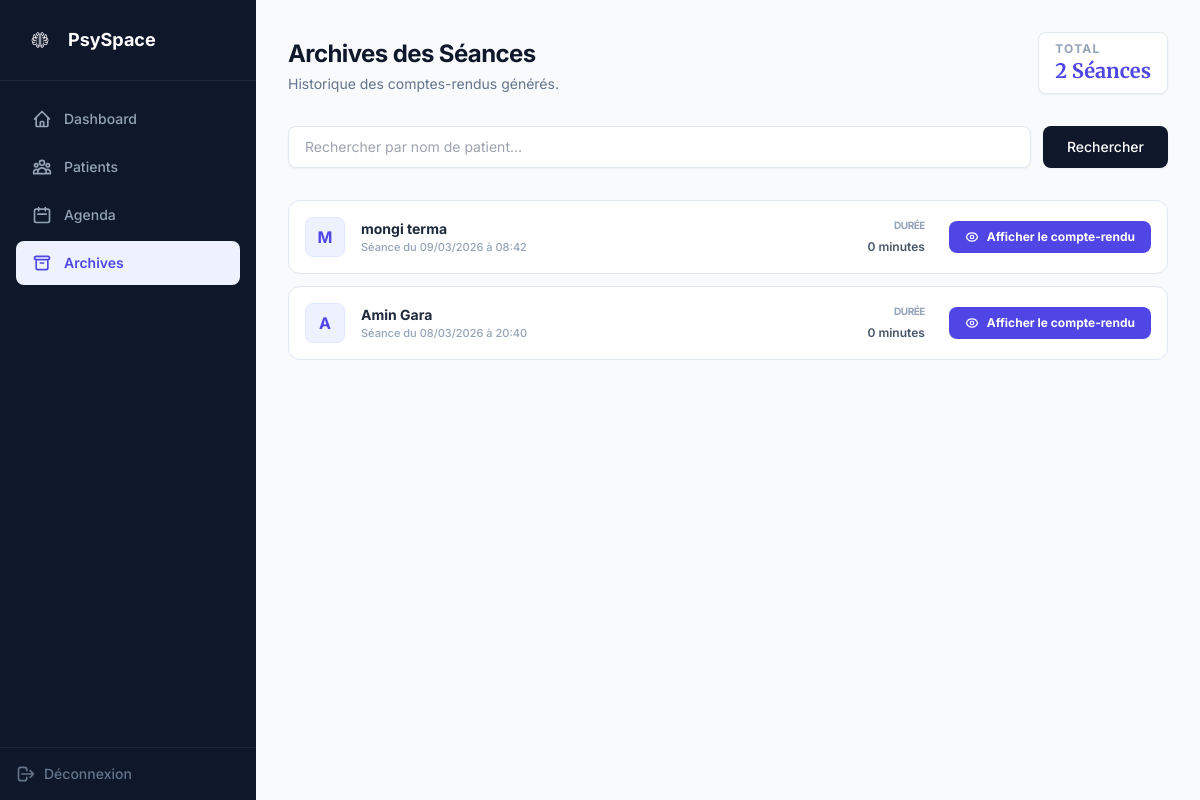
Page /consultations.php (signed in) on the committed database.
### tables this page shows
CREATE TABLE `consultations` (
  `id` int(11) NOT NULL,
  `patient_id` int(11) NOT NULL,
  `appointment_id` int(11) DEFAULT NULL,
  `doctor_id` int(11) NOT NULL,
  `date_consultation` datetime DEFAULT current_timestamp(),
  `transcription_brute` text DEFAULT NULL,
  `resume_ia` text DEFAULT NULL,
  `duree_minutes` int(11) DEFAULT NULL,
  `emotion_data` text DEFAULT NULL
);

CREATE TABLE `patients` (
  `id` int(11) NOT NULL,
  `pname` varchar(150) NOT NULL,
  `pphone` varchar(20) DEFAULT NULL,
  `pdob` date DEFAULT NULL,
  `created_at` timestamp NOT NULL DEFAULT current_timestamp()
);

### consultations.php (the view, shortened to what this page needs)
<?php
include "connection.php";
if (!isset($conn) && isset($con)) { $conn = $con; }
$doc_id = (int)$_SESSION['id'];
$filter_name = trim($_GET['patient_name'] ?? '');
$query = "SELECT c.id as consultation_id, c.date_consultation, c.duree_minutes,
                 p.pname as patient_name, p.pphone as patient_phone, p.id as patient_real_id
          FROM consultations c
          LEFT JOIN patients p ON c.patient_id = p.id
          WHERE c.doctor_id = ?";
$query .= " ORDER BY c.date_consultation DESC";
$stmt = $conn->prepare($query);
if ($filter_name !== '') {
    $s = "%$filter_name%";
    $stmt->bind_param("is", $doc_id, $s);
} else {
    $stmt->bind_param("i", $doc_id);
}
$stmt->execute();
$result = $stmt->get_result();
$total  = $result->num_rows;
?>
<!DOCTYPE html>
<html lang="fr">
<head>
    <script src="https://cdn.tailwindcss.com"></script>
</head>
<body class="bg-slate-50 text-slate-700">
<div class="flex min-h-screen">
    <aside class="w-64 bg-slate-900 text-white flex flex-col fixed h-full z-50 print:hidden">
<div class="p-6 border-b border-slate-800">
    <a href="dashboard.php" class="flex items-center gap-3">
        <img src="assets/images/logo.png" alt="PsySpace Logo" class="h-8 w-8 rounded-lg object-cover">
        <span class="text-lg font-bold text-white">PsySpace</span>
    </a>
</div>
        <nav class="flex-1 p-4 space-y-1">
            <a href="dashboard.php" class="sidebar-link flex items-center gap-3 px-4 py-3 rounded-lg text-sm font-medium text-slate-400 hover:bg-slate-800 hover:text-white">
                <svg class="w-5 h-5" fill="none" stroke="currentColor" viewBox="0 0 24 24"><path stroke-linecap="round" stroke-linejoin="round" stroke-width="2" d="M3 12l2-2m0 0l7-7 7 7M5 10v10a1 1 0 001 1h3m10-11l2 2m-2-2v10a1 1 0 01-1 1h-3m-6 0a1 1 0 001-1v-4a1 1 0 011-1h2a1 1 0 011 1v4a1 1 0 001 1m-6 0h6"></path></svg>
                Dashboard
            </a>
            <a href="patients_search.php" class="sidebar-link flex items-center gap-3 px-4 py-3 rounded-lg text-sm font-medium text-slate-400 hover:bg-slate-800 hover:text-white">
                Patients
            </a>
            <a href="agenda.php" class="sidebar-link flex items-center gap-3 px-4 py-3 rounded-lg text-sm font-medium text-slate-400 hover:bg-slate-800 hover:text-white">
                <svg class="w-5 h-5" fill="none" stroke="currentColor" viewBox="0 0 24 24"><path stroke-linecap="round" stroke-linejoin="round" stroke-width="2" d="M8 7V3m8 4V3m-9 8h10M5 21h14a2 2 0 002-2V7a2 2 0 00-2-2H5a2 2 0 00-2 2v12a2 2 0 002 2z"></path></svg>
                Agenda
            </a>
            <a href="consultations.php" class="sidebar-link active flex items-center gap-3 px-4 py-3 rounded-lg text-sm font-medium text-white bg-slate-800/50">
                <svg class="w-5 h-5" fill="none" stroke="currentColor" viewBox="0 0 24 24"><path stroke-linecap="round" stroke-linejoin="round" stroke-width="2" d="M5 8h14M5 8a2 2 0 110-4h14a2 2 0 110 4M5 8v10a2 2 0 002 2h10a2 2 0 002-2V8m-9 4h4"></path></svg>
                Archives
            </a>
        </nav>
        <div class="p-4 border-t border-slate-800">
             <a href="logout.php" class="flex items-center gap-2 text-slate-500 hover:text-red-400 text-sm font-medium transition-colors">
                <svg class="w-5 h-5" fill="none" stroke="currentColor" viewBox="0 0 24 24"><path stroke-linecap="round" stroke-linejoin="round" stroke-width="2" d="M17 16l4-4m0 0l-4-4m4 4H7m6 4v1a3 3 0 01-3 3H6a3 3 0 01-3-3V7a3 3 0 013-3h4a3 3 0 013 3v1"></path></svg>
                Déconnexion
            </a>
        </div>
    </aside>
    <main class="flex-1 ml-64 p-8">
        <div class="flex justify-between items-end mb-8">
            <div>
                <h1 class="text-2xl font-bold text-slate-900 tracking-tight">Archives des Séances</h1>
                <p class="text-slate-500 text-sm mt-1">Historique des comptes-rendus générés.</p>
            </div>
            <div class="bg-white px-4 py-2 rounded-lg border border-slate-200 shadow-sm hidden md:block">
                <span class="text-xs font-bold text-slate-400 uppercase tracking-widest block">Total</span>
                <span class="text-xl font-serif font-bold text-indigo-600"><?= $total ?> Séances</span>
            </div>
        </div>
        <form action="" method="GET" class="mb-8">
            <div class="flex gap-3">
                <div class="relative flex-1">
                    <input type="text" name="patient_name" value="<?= htmlspecialchars($filter_name) ?>"
                           placeholder="Rechercher par nom de patient..."
                           class="w-full px-4 py-2.5 border border-slate-200 rounded-lg text-sm focus:outline-none focus:ring-2 focus:ring-indigo-500 transition shadow-sm">
                </div>
                <button type="submit" class="bg-slate-900 hover:bg-slate-800 text-white px-6 py-2.5 rounded-lg text-sm font-medium transition shadow-sm">
                    Rechercher
                </button>
            </div>
        </form>
        <div class="grid grid-cols-1 gap-3">
            <?php if ($total > 0): ?>
                <?php while ($row = $result->fetch_assoc()):
                    $nom = !empty($row['patient_name']) ? $row['patient_name'] : 'Patient #' . $row['patient_real_id'];
                    $initiale = strtoupper(mb_substr($nom, 0, 1, 'UTF-8'));
                    $date_ts = strtotime($row['date_consultation']);
                ?>
                <div class="archive-card bg-white border border-slate-200 rounded-xl p-4 flex items-center justify-between">
                    <div class="flex items-center gap-4">
                        <div class="w-10 h-10 rounded-lg bg-indigo-50 border border-indigo-100 flex items-center justify-center text-indigo-600 font-bold">
                            <?= $initiale ?>
                        </div>
                        <div>
                            <h3 class="text-sm font-bold text-slate-800"><?= htmlspecialchars($nom) ?></h3>
                            <p class="text-[11px] text-slate-400 font-medium">
                                Séance du <?= date('d/m/Y', $date_ts) ?> à <?= date('H:i', $date_ts) ?>
                            </p>
                        </div>
                    </div>
                    <div class="flex items-center gap-6">
                        <div class="hidden sm:block text-right">
                            <span class="text-[10px] font-bold text-slate-400 uppercase block tracking-tighter">Durée</span>
                            <span class="text-xs font-semibold text-slate-600"><?= $row['duree_minutes'] ?> minutes</span>
                        </div>
                        <a href="patient_details.php?id=<?= $row['consultation_id'] ?>"
                           class="bg-indigo-600 hover:bg-indigo-700 text-white px-4 py-2 rounded-lg font-bold text-xs flex items-center gap-2 transition">
                            Afficher le compte-rendu
                        </a>
                    </div>
                </div>
                <?php endwhile; ?>
            <?php else: ?>
                <div class="text-center py-20 bg-white border border-dashed border-slate-300 rounded-xl">
                    <p class="text-slate-400 text-sm">Aucun historique trouvé.</p>
                </div>
            <?php endif; ?>
        </div>
    </main>
</div>
</body>
</html>

### consultations.php (style rules this page uses)
body { font-family: 'Inter', sans-serif; background-color: #f8fafc; }
.sidebar-link { transition: all 0.2s ease; }
.sidebar-link.active { background-color: #eef2ff; color: #4f46e5; font-weight: 600; }
.archive-card { transition: all 0.2s ease; border-left: 4px solid transparent; }

### rows in the picture
consultations: patient.pname "M", patient.pname "mongi terma", date_consultation "09/03/2026", date_consultation "08:42", duree_minutes "0"
consultations: patient.pname "A", patient.pname "Amin Gara", date_consultation "08/03/2026", date_consultation "20:40", duree_minutes "0"

### other values in the picture
$total "2"
